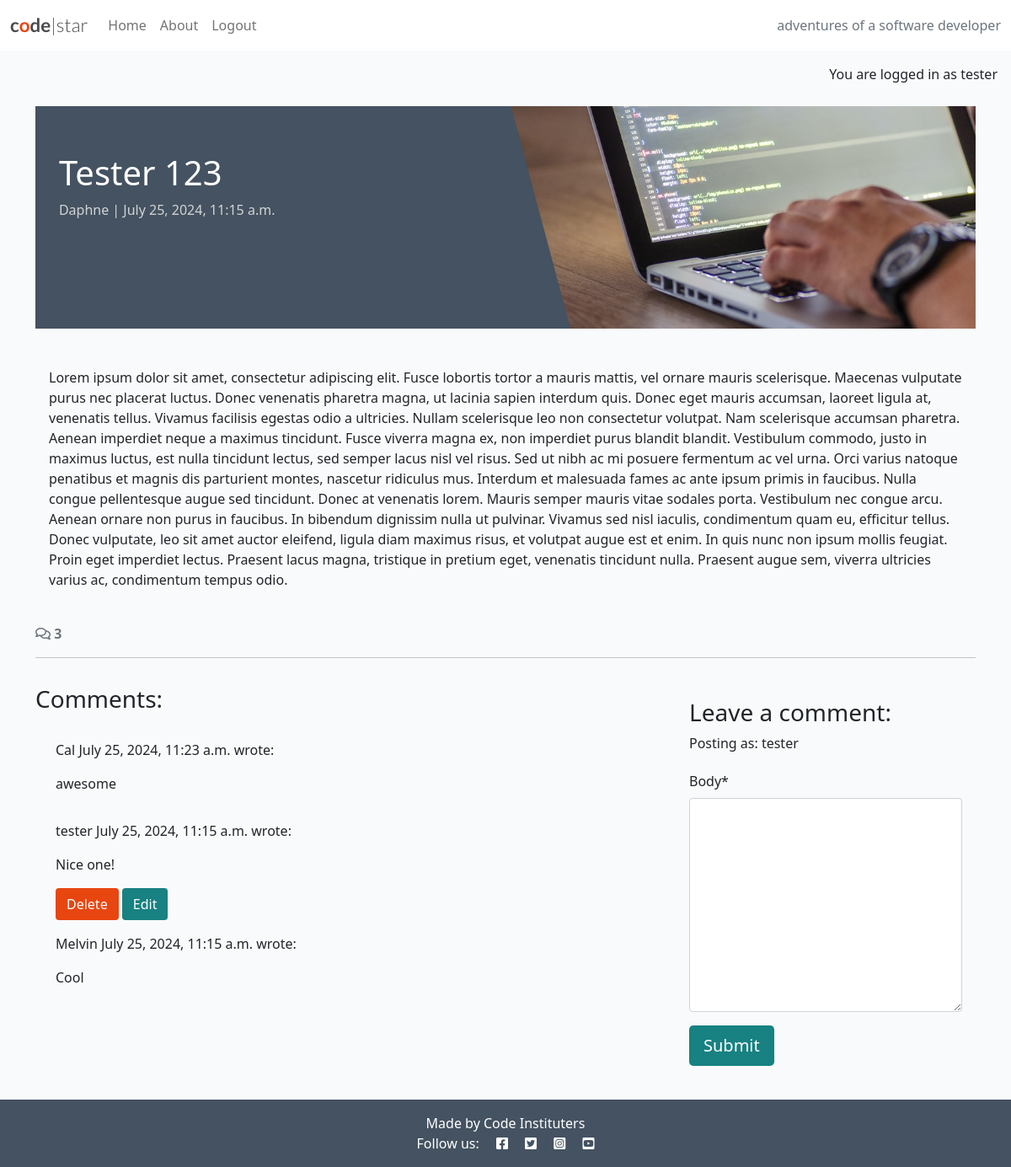
Page /tester-1-2-3/ (signed in) on the committed database.
### blog/models.py (models this page shows, shortened)
class Post(models.Model):
    title = models.CharField(max_length=200, unique=True)
    slug = models.SlugField(max_length=200, unique=True)
    author = models.ForeignKey(
        User, on_delete=models.CASCADE, related_name="blog_posts"
    )
    content = models.TextField()
    created_on = models.DateTimeField(auto_now_add=True)
    status = models.IntegerField(choices=STATUS, default=0)
    excerpt = models.TextField(blank=True)
    updated_on = models.DateTimeField(auto_now=True)
    class Meta:
        ordering = ["-created_on"]

class Comment(models.Model):
    post = models.ForeignKey(
        Post, on_delete=models.CASCADE, related_name="comments"
    )
    author = models.ForeignKey(
        User, on_delete=models.CASCADE, related_name="commenter"
    )
    body = models.TextField()
    approved = models.BooleanField(default=False)
    created_on = models.DateTimeField(auto_now_add=True)
    class Meta:
        ordering = ["created_on"]

### blog/views.py (the view, shortened to what this page needs)
# urls.py: path('<slug:slug>/', views.post_detail, name='post_detail'),
def post_detail(request, slug):
    queryset = Post.objects.filter(status=1)
    post = get_object_or_404(queryset, slug=slug)
    comments = post.comments.all().order_by("-created_on")
    comment_count = post.comments.filter(approved=True).count()
    comment_form = CommentForm()
    return render(
        request,
        "blog/post_detail.html",
        {
        "post": post,
        "comments": comments,
        "comment_count": comment_count,
        "comment_form": comment_form,
        },
    )

### blog/forms.py
class CommentForm(forms.ModelForm):
    class Meta:
        model = Comment
        fields = ('body',)

### blog/templates/blog/post_detail.html (shortened to what this page needs)
{% extends 'base.html' %} {% block content %}
{% load static %}
{% load crispy_forms_tags %}
<div class="masthead">
  <div class="container">
    <div class="row g-0">
      <div class="col-md-6 masthead-text">
        <h1 class="post-title">{{ post.title }}</h1>
        <p class="post-subtitle">{{ post.author }} | {{ post.created_on }}</p>
      </div>
      <div class="d-none d-md-block col-md-6 masthead-image">
        <img src="{% static 'images/default.jpg' %}" class="scale" alt="placeholder">
      </div>
    </div>
  </div>
</div>
<div class="container">
  <div class="row">
    <div class="col card mb-4  mt-3 left  top">
      <div class="card-body">
        <p class="card-text">
          {{ post.content | safe }}
        </p>
      </div>
    </div>
  </div>
  <div class="row">
    <div class="col-12">
      <strong class="text-secondary">
        <i class="far fa-comments"></i> {{ comment_count }}
      </strong>
    </div>
    <div class="col-12">
      <hr>
    </div>
  </div>
  <div class="row">
    <div class="col-md-8 card mb-4  mt-3 ">
      <h3>Comments:</h3>
      <div class="card-body">
        {% for comment in comments %}
        <div class="p-2 comments
          ">
          <p class="font-weight-bold">
            {{ comment.author }}
            <span class="font-weight-normal">
              {{ comment.created_on }}
            </span> wrote:
          </p>
          <div id="comment{{ comment.id }}">
            {{ comment.body | linebreaks }}
          </div>
          {% if user.is_authenticated and comment.author == user %}
          <button class="btn btn-delete" comment_id="{{ comment.id }}">Delete</button>
          <button class="btn btn-edit" comment_id="{{ comment.id }}">Edit</button>
          {% endif %}
        </div>
        {% endfor %}
      </div>
    </div>
    <div class="col-md-4 card mb-4 mt-3">
      <div class="card-body">
        {% if user.is_authenticated %}
        <h3>Leave a comment:</h3>
        <p>Posting as: {{ user.username }}</p>
        <form id="commentForm" method="post" style="margin-top: 1.3em;">
          {{ comment_form | crispy }}
          <button id="submitButton" type="submit" class="btn btn-signup btn-lg">Submit</button>
        </form>
        {% else %}
        <p>Log in to leave a comment</p>
        {% endif %}
      </div>
    </div>
  </div>
</div>
{% endblock content %}

### templates/base.html (shortened to what this page needs)
{% load static %}
{% url 'home' as home_url %}
{% url 'about' as about_url %}
{% url 'account_login' as login_url %}
{% url 'account_signup' as signup_url %}
{% url 'account_logout' as logout_url %}
<!DOCTYPE html>
<html class="h-100" lang="en">
<head>
    <link rel="stylesheet" href="https://cdnjs.cloudflare.com/ajax/libs/font-awesome/5.15.3/css/all.min.css">
    <link href="https://cdn.jsdelivr.net/npm/bootstrap@5.0.1/dist/css/bootstrap.min.css" rel="stylesheet"
>
    <link rel="stylesheet" href="{% static 'css/style.css' %}">
</head>
<body class="d-flex flex-column h-100 main-bg">
    <nav class="navbar navbar-expand-lg navbar-light bg-white">
        <div class="container-fluid">
            <a class="navbar-brand" href="{% url 'home' %}"><span class="brand">c<span class="red-o">o</span>de<span
                        class="thin">|star</span></span></a>
            <div class="collapse navbar-collapse" id="navbarText">
                <ul class="navbar-nav me-auto mb-2 mb-lg-0">
                    <li class="nav-item">
                        <a class="nav-link {% if request.path == home_url %}active{% endif %}" aria-current="page"
                            href="{% url 'home' %}">Home</a>
                    </li>
                    <li class="nav-item">
                        <a class="nav-link {% if request.path == about_url %}active{%endif%}" aria-current="page"
                            href="{% url 'about' %}">
                            About
                        </a>
                    </li>
                    {% if user.is_authenticated %}
                    <li class="nav-item">
                        <a class="nav-link {% if request.path == logout_url %}active{% endif %}" aria-current="page"
                            href="{% url 'account_logout' %}">Logout</a>
                    </li>
                    {% endif %}
                </ul>
                <span class="navbar-text text-muted">
                    adventures of a software developer
                </span>
            </div>
        </div>
    </nav>
    <main class="flex-shrink-0 main-bg">
        {% if user.is_authenticated %}
        <p class="text-end m-3">You are logged in as {{ user }}</p>
        {% else %}
        <p class="text-end m-3">You are not logged in</p>
        {% endif %}
        {% block content %}{% endblock content %}
    </main>
    <footer class="footer mt-auto py-3 dark-bg">
        <p class="m-0 text-center text-white">
            {% block copyright %}
            Made by Code Instituters
            {% endblock copyright %}
        </p>
        <p class="m-0 text-center text-white">Follow us: <i class="fab fa-facebook-square ms-3"></i>
            <i class="fab fa-twitter-square ms-3"></i>
            <i class="fab fa-instagram-square ms-3"></i>
            <i class="fab fa-youtube-square ms-3"></i>
        </p>
    </footer>
</body>
</html>

### static/css/style.css (style rules this page uses)
body { background-color: #F9FAFC; }
.brand { font-family: Lato, sans-serif; font-size: 1.4rem; font-weight: 700; color: #4A4A4F; }
.red-o { color: #E84610; }
.thin { font-weight: 300; }
.dark-bg { background-color: #445261; }
.main-bg { background-color: #F9FAFC; }
.card { border: none; background-color: transparent; }
.scale { width: 100%; height: auto; }
.masthead { margin-top: 10px; overflow: hidden; position: relative; display: inline-block; height: 33vh; width: 100%; }
.masthead-text { background-color: #445261; color: white; position: relative; }
.masthead-image { position: relative; overflow: hidden; }
.masthead-image:after { content: ""; position: absolute; top: 0; right: 90%; height: 100%; width: 150%; background: #445261; -webkit-transform: skew(15deg); -moz-transform: skew(15deg); transform: skew(15deg); z-index: 100; }
.post-title { margin-top: 10%; margin-left: 5%; }
.post-subtitle { margin-left: 5%; color: lightgray; }
.btn-signup, .btn-edit { background-color: #188181; color: #fff; }
.btn-delete { color: #fff; background: #E84610; }

### rows in the picture
Post: title "Tester 123", author "Daphne", created_on "July 25, 2024, 11:15 a.m.", content "Lorem ipsum dolor sit amet, consectetur adipiscing elit. Fusce lobortis tortor a mauris mattis, vel ornare mauris scelerisque. Maecenas vulputate purus nec placerat luctus. Donec venenatis pharetra magna, ut lacinia sapien interdum quis. Donec eget mauris accumsan, laoreet ligula at, venenatis tellus. Vivamus facilisis egestas odio a ultricies. Nullam scelerisque leo non consectetur volutpat. Nam scelerisque accumsan pharetra. Aenean imperdiet neque a maximus tincidunt. Fusce viverra magna ex, non imperdiet purus blandit blandit. Vestibulum commodo, justo in maximus luctus, est nulla tincidunt lectus, sed semper lacus nisl vel risus. Sed ut nibh ac mi posuere fermentum ac vel urna. Orci…"
Comment: author "Cal", created_on "July 25, 2024, 11:23 a.m.", body "awesome"
Comment: author "tester", created_on "July 25, 2024, 11:15 a.m.", body "Nice one!"
Comment: author "Melvin", created_on "July 25, 2024, 11:15 a.m.", body "Cool"

### other values in the picture
{{ user }} "tester"
{{ comment_count }} "3"
{{ user.username }} "tester"
